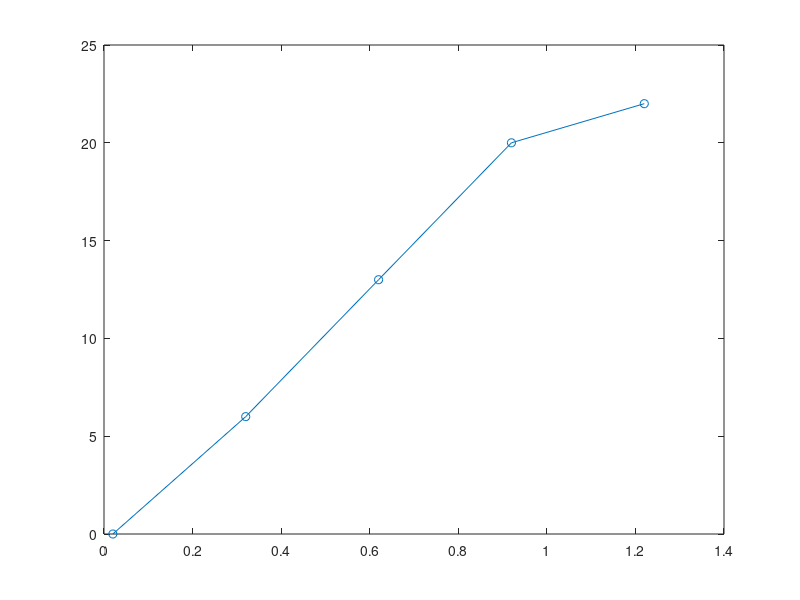

Write MATLAB code to recreate this figure. (Note: this script raises an error after producing the figure.)
clc; clear all; close all;

kDEG_OFFSET = 90;

% Experiments where performed with these trim values, which give zero
% deflection angles:
trim_roll = -0.11;
trim_pitch = -0.03;
trim_yaw = -0.02;

% Max angles
aileron_max_deg = 25;
elevator_max_deg = 25;
rudder_max_deg = 22;

% Input signals before trim is given
amplitudes = [0, 0.3, 0.6, 0.9, 1.2];
N_data_points = length(amplitudes)-1;

% The ampltitudes seems to be cutoff before 1.2 amplitude,
% therefore we remove the last datapoint before LSE

% Rudder
figure
left_rudder_angle_deg = [90, 96, 103, 110, 112] - kDEG_OFFSET;
amplitudes_rudder = amplitudes - trim_yaw;

plot(amplitudes_rudder, left_rudder_angle_deg, '-o'); hold on
yline(rudder_max_deg);
xline(1);

linear_coeffs_yaw = least_squares_est(...
    [ones(1,N_data_points); amplitudes_rudder(1:end-1)], left_rudder_angle_deg(1:end-1)'...
    );

offset_rudder = linear_coeffs_yaw(1)
linear_term_rudder = linear_coeffs_yaw(2)
plot(amplitudes_rudder, offset_rudder + amplitudes_rudder * linear_term_rudder);
title("Rudder")

% Elevator
figure
left_elevator_angle_deg = [90, 97, 105, 113, 115] - kDEG_OFFSET;
amplitudes_elevator = amplitudes - trim_pitch;

plot(amplitudes_elevator, left_elevator_angle_deg, '-o'); hold on
yline(elevator_max_deg);
xline(1);

linear_coeffs_yaw = least_squares_est(...
    [ones(1,N_data_points); amplitudes_elevator(1:end-1)], left_elevator_angle_deg(1:end-1)'...
    );

offset_elevator = linear_coeffs_yaw(1)
linear_term_elevator = linear_coeffs_yaw(2)
plot(amplitudes_elevator, offset_elevator+ amplitudes_elevator * linear_term_elevator);
title("Elevator")


% Aileron
figure
left_aileron_angle_deg = [90, 99, 107, 115, 115] - kDEG_OFFSET;
amplitudes_aileron = amplitudes - trim_roll;

plot(amplitudes_aileron, left_aileron_angle_deg, '-o'); hold on
yline(aileron_max_deg);
xline(1);

linear_coeffs_yaw = least_squares_est(...
    [ones(1,N_data_points); amplitudes_aileron(1:end-1)], left_aileron_angle_deg(1:end-1)'...
    );

offset_aileron = linear_coeffs_yaw(1)
linear_term_aileron = linear_coeffs_yaw(2)
plot(amplitudes_aileron, offset_aileron + amplitudes_aileron * linear_term_aileron);
title("Aileron")

% Seems that PX4 saturates at 1.0 input


%% See how this compares with PX4 mixing etc
mixer_elevator_to_tail = 0.8; % From PX4 mixer file
mixer_rudder_to_tail = 0.7; % From PX4 mixer file
yaw_input_to_tail_deg_calc = pitch_input_to_tail_deg / mixer_elevator_to_tail * mixer_rudder_to_tail;